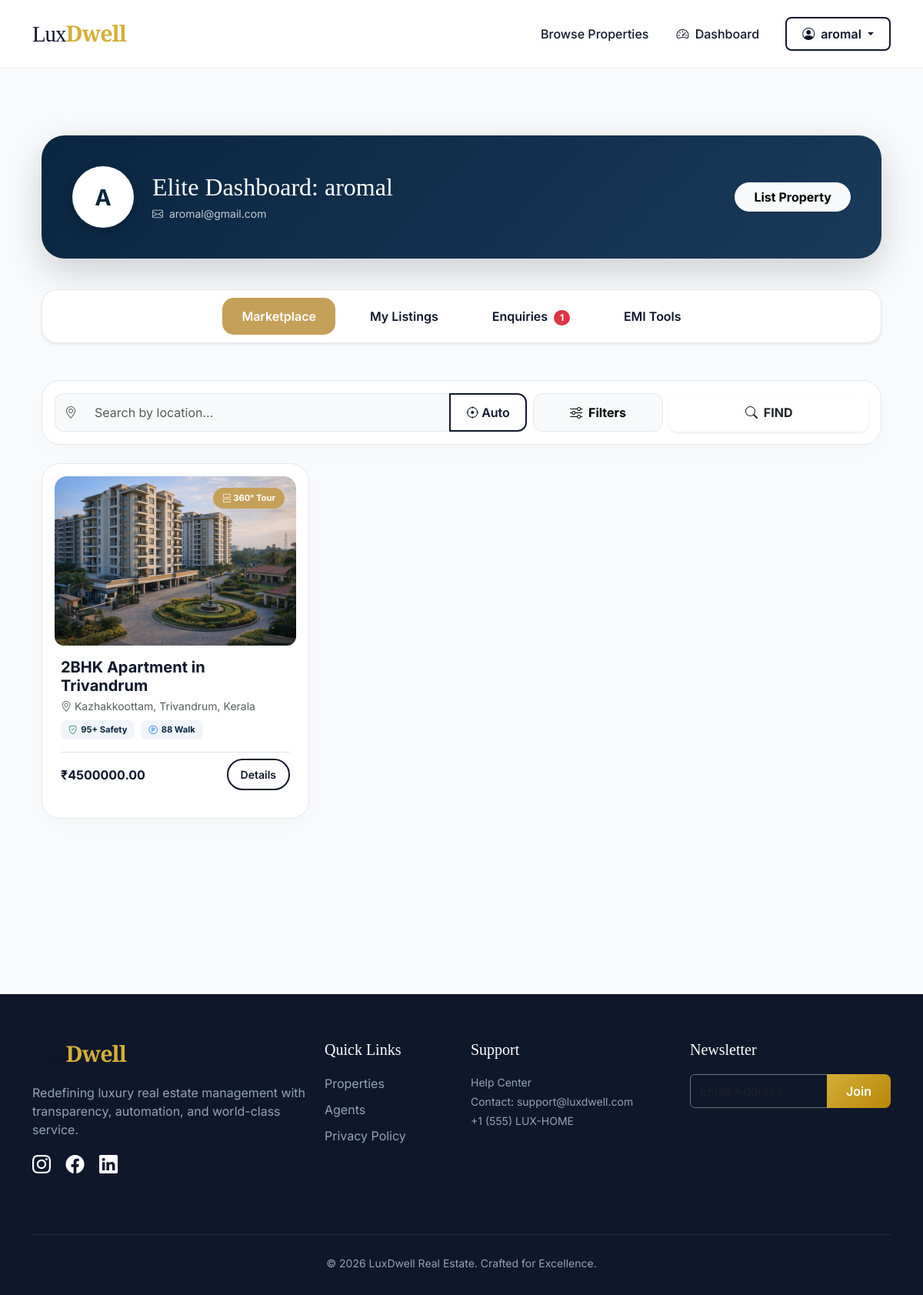
Page /dashboard/user/ (signed in) on the committed database.
### core/models.py (models this page shows, shortened)
class Property(models.Model):
    STATUS_CHOICES = [
        ('Available', 'Available'),
        ('Sold', 'Sold'),
        ('Rented', 'Rented'),
        ('Pending Approval', 'Pending Approval'),
    ]
    title = models.CharField(max_length=200)
    description = models.TextField()
    location = models.CharField(max_length=100)
    price = models.DecimalField(max_digits=12, decimal_places=2)
    property_type = models.CharField(max_length=50)
    image = models.ImageField(upload_to='properties/', default='default.jpg')
    panorama_360 = models.ImageField(upload_to='panoramas/', null=True, blank=True, help_text="Upload an equirectangular 360-degree image")
    status = models.CharField(max_length=20, choices=STATUS_CHOICES, default='Available')
    ddress = models.CharField(max_length=255, null=True, blank=True)
    map_url = models.URLField(max_length=500, null=True, blank=True, help_text="Link from Google Maps")
    owner = models.ForeignKey(User, on_delete=models.CASCADE, related_name='owned_properties', null=True, blank=True)
    agent = models.ForeignKey(User, on_delete=models.SET_NULL, related_name='managed_listings', null=True, blank=True)
    is_approved = models.BooleanField(default=False)

### core/views.py (the view)
# urls.py: path('dashboard/user/', views.user_dashboard, name='user_dashboard'),
@login_required
def user_dashboard(request):
    my_listings = Property.objects.filter(owner=request.user).order_by('-id')
    my_bookings = Booking.objects.filter(user=request.user).order_by('-request_date')
    all_properties = Property.objects.filter(is_approved=True).exclude(owner=request.user)
    query = request.GET.get('q')
    min_price = request.GET.get('min_price')
    max_price = request.GET.get('max_price')
    p_type = request.GET.get('type')
    if query:
        all_properties = all_properties.filter(location__icontains=query)
    if min_price:
        all_properties = all_properties.filter(price__gte=min_price)
    if max_price:
        all_properties = all_properties.filter(price__lte=max_price)
    if p_type and p_type != "All":
        all_properties = all_properties.filter(property_type__iexact=p_type)
    context = {
        'my_listings': my_listings,
        'my_bookings': my_bookings,
        'all_properties': all_properties.order_by('-id'),
    }
    return render(request, 'core/user_dashboard.html', context)

### core/templates/core/user_dashboard.html (shortened to what this page needs)
{% extends 'core/base.html' %}
{% block content %}
<link rel="stylesheet" href="https://cdn.jsdelivr.net/npm/pannellum@2.5.6/build/pannellum.css"/>
<div class="container py-5">
    <div class="profile-card d-flex flex-wrap align-items-center justify-content-between shadow-lg">
        <div class="d-flex align-items-center">
            <div class="bg-white text-navy rounded-circle d-flex align-items-center justify-content-center me-4 shadow" style="width: 80px; height: 80px; font-size: 1.8rem; font-weight: 700; color: var(--lux-navy);">
                {{ request.user.username|first|upper }}
            </div>
            <div>
                <h2 class="font-playfair mb-1 text-white">Elite Dashboard: {{ request.user.username }}</h2>
                <p class="mb-0 opacity-75 small"><i class="bi bi-envelope me-1"></i> {{ request.user.email }}</p>
            </div>
        </div>
        <a href="{% url 'add_property' %}" class="btn btn-light rounded-pill px-4 text-navy fw-bold shadow-sm">List Property</a>
    </div>
    <ul class="nav nav-pills nav-pills-lux mb-5 justify-content-center shadow-sm" id="pills-tab" role="tablist">
        <li class="nav-item">
            <button class="nav-link active" id="pills-market-tab" data-bs-toggle="pill" data-bs-target="#pills-market" type="button" role="tab">Marketplace</button>
        </li>
        <li class="nav-item">
            <button class="nav-link" id="pills-listings-tab" data-bs-toggle="pill" data-bs-target="#pills-listings" type="button" role="tab">My Listings</button>
        </li>
        <li class="nav-item">
            <button class="nav-link" id="pills-enquiries-tab" data-bs-toggle="pill" data-bs-target="#pills-enquiries" type="button" role="tab">Enquiries {% if my_bookings %}<span class="badge bg-danger ms-1 rounded-pill">{{ my_bookings.count }}</span>{% endif %}</button>
        </li>
        <li class="nav-item">
            <button class="nav-link" id="pills-calc-tab" data-bs-toggle="pill" data-bs-target="#pills-calc" type="button" role="tab">EMI Tools</button>
        </li>
    </ul>
    <div class="tab-content" id="pills-tabContent">
        <div class="tab-pane fade show active" id="pills-market" role="tabpanel">
            <div class="glass-panel p-3 mb-4 bg-white">
                <form action="{% url 'user_dashboard' %}" method="GET" class="m-0">
                    <div class="row g-2 align-items-center">
                        <div class="col-lg-7">
                            <div class="input-group" style="height: 50px;">
                                <span class="input-group-text bg-light border-end-0 text-muted" style="border-radius: 12px 0 0 12px; border-color: var(--lux-border);"><i class="bi bi-geo-alt"></i></span>
                                <input type="text" name="q" id="manual-loc" class="form-control border-start-0 bg-light" placeholder="Search by location..." value="{{ request.GET.q|default:'' }}" style="border-color: var(--lux-border);">
                                <button type="button" id="auto-detect-btn" class="btn btn-outline-navy" style="border-radius: 0 12px 12px 0;" title="Auto-detect location"><i class="bi bi-crosshair"></i> Auto</button>
                            </div>
                        </div>
                        <div class="col-lg-2">
                            <button class="btn w-100 fw-bold border {% if request.GET.type or request.GET.min_price or request.GET.max_price %}btn-filter-active{% else %}btn-light{% endif %}"
                                    type="button"
                                    data-bs-toggle="collapse"
                                    data-bs-target="#advancedFilters"
                                    aria-expanded="false"
                                    style="height: 50px; border-radius: 12px; border-color: var(--lux-border) !important;">
                                <i class="bi bi-sliders me-1"></i> Filters
                            </button>
                        </div>
                        <div class="col-lg-3">
                            <button class="btn btn-navy w-100 fw-bold shadow-sm" style="height: 50px; border-radius: 12px;" type="submit">
                                <i class="bi bi-search me-1"></i> FIND
                            </button>
                        </div>
                    </div>
                </form>
            </div>
            <div class="row g-4">
                {% for prop in all_properties %}
                <div class="col-md-4">
                    <div class="glass-panel p-3 h-100 position-relative">
                        <div class="property-img-container"
                             data-bs-toggle="modal"
                             data-bs-target="#view360Modal"
                             data-img-url="{% if prop.panorama_360 %}{{ prop.panorama_360.url }}{% elif prop.image %}{{ prop.image.url }}{% endif %}">
                            <span class="badge-360"><i class="bi bi-view-stacked"></i> 360° Tour</span>
                            {% if prop.image %}
                                <img src="{{ prop.image.url }}" class="w-100 mb-3" style="height: 220px; object-fit: cover; border-radius: 12px;">
                            {% endif %}
                        </div>
                        <div class="px-2">
                            <h5 class="fw-bold text-navy mb-1">{{ prop.title }}</h5>
                            <p class="text-muted small mb-2"><i class="bi bi-geo-alt"></i> {{ prop.location }}</p>
                            <div class="d-flex gap-2 mb-3">
                                <div class="lifestyle-badge"><i class="bi bi-shield-check text-success"></i> 95+ Safety</div>
                                <div class="lifestyle-badge"><i class="bi bi-p-circle text-primary"></i> 88 Walk</div>
                            </div>
                            <div class="d-flex justify-content-between align-items-center pt-2 border-top">
                                <span class="fw-bold text-navy">₹{{ prop.price }}</span>
                                <a href="{% url 'property_detail' prop.id %}" class="btn btn-sm btn-outline-navy rounded-pill px-3">Details</a>
                            </div>
                        </div>
                    </div>
                </div>
                {% empty %}
                <div class="col-12 text-center text-muted py-5">
                    <i class="bi bi-search fs-1 mb-3 d-block text-black-50"></i>
                    <h5>No properties match your filters.</h5>
                    <p>Try adjusting your price range, property type, or location.</p>
                </div>
                {% endfor %}
            </div>
        </div>
    </div>
</div>
{% endblock %}

### core/templates/core/base.html (shortened to what this page needs)
<!DOCTYPE html>
<html lang="en">
<head>
    <link href="https://cdn.jsdelivr.net/npm/bootstrap@5.3.0/dist/css/bootstrap.min.css" rel="stylesheet">
    <link rel="stylesheet" href="https://cdn.jsdelivr.net/npm/bootstrap-icons@1.11.1/font/bootstrap-icons.css">
</head>
<body>
    <nav class="navbar navbar-expand-lg sticky-top">
        <div class="container">
            <a class="navbar-brand" href="{% url 'home' %}">Lux<b>Dwell</b></a>
            <div class="collapse navbar-collapse" id="navbarNav">
    <ul class="navbar-nav ms-auto align-items-center">
        {% if request.resolver_match.url_name != 'login' and request.resolver_match.url_name != 'register' %}
            <li class="nav-item"><a class="nav-link" href="{% url 'home' %}">Browse Properties</a></li>
        {% endif %}
        {% if user.is_authenticated %}
            <li class="nav-item">
                <a class="nav-link" href="{% if user.profile.role == 'agent' %}{% url 'agent_dashboard' %}{% else %}{% url 'user_dashboard' %}{% endif %}">
                    <i class="bi bi-speedometer2 me-1"></i> Dashboard
                </a>
            </li>
            <li class="nav-item ms-lg-3">
                <div class="dropdown">
                    <button class="btn btn-outline-navy dropdown-toggle" type="button" data-bs-toggle="dropdown">
                        <i class="bi bi-person-circle me-1"></i> {{ user.username }}
                    </button>
                </div>
            </li>
        {% endif %}
    </ul>
</div>
        </div>
    </nav>
    <div class="container main-content fade-in">
        {% block content %}{% endblock %}
    </div>
    <footer class="footer">
        <div class="container">
            <div class="row">
                <div class="col-lg-4 mb-4">
                    <h5 class="navbar-brand text-white">Lux<b>Dwell</b></h5>
                    <p>Redefining luxury real estate management with transparency, automation, and world-class service.</p>
                    <div class="social-icons">
                        <a href="#"><i class="bi bi-instagram"></i></a>
                        <a href="#"><i class="bi bi-facebook"></i></a>
                        <a href="#"><i class="bi bi-linkedin"></i></a>
                    </div>
                </div>
                <div class="col-lg-2 mb-4">
                    <h5>Quick Links</h5>
                    <a href="{% url 'home' %}" class="footer-link">Properties</a>
                    <a href="#" class="footer-link">Agents</a>
                    <a href="#" class="footer-link">Privacy Policy</a>
                </div>
                <div class="col-lg-3 mb-4">
                    <h5>Support</h5>
                    <p class="small mb-1">Help Center</p>
                    <p class="small mb-1">Contact: support@luxdwell.com</p>
                    <p class="small">+1 (555) LUX-HOME</p>
                </div>
                <div class="col-lg-3">
                    <h5>Newsletter</h5>
                    <div class="input-group mb-3">
                        <input type="text" class="form-control bg-transparent border-secondary text-white" placeholder="Email Address">
                        <button class="btn btn-gold" type="button">Join</button>
                    </div>
                </div>
            </div>
            <hr class="border-secondary mt-5">
            <div class="text-center mt-4">
                <small>&copy; 2026 LuxDwell Real Estate. Crafted for Excellence.</small>
            </div>
        </div>
    </footer>
</body>
</html>

### core/templates/core/base.html (style rules this page uses)
:root { --primary-gold: #D4AF37; --dark-navy: #0F172A; --soft-gray: #F8FAFC; --accent-gold: #B8860B; --glass: rgba(255, 255, 255, 0.95); }
body { font-family: 'Inter', sans-serif; background-color: var(--soft-gray); color: var(--dark-navy); overflow-x: hidden; }
h1, h2, h3, .navbar-brand { font-family: 'Playfair Display', serif; }
.navbar { background: var(--glass) !important; backdrop-filter: blur(10px); border-bottom: 1px solid rgba(0,0,0,0.05); padding: 1rem 0; transition: all 0.3s ease; }
.navbar-brand { font-size: 1.8rem; letter-spacing: -1px; color: var(--dark-navy) !important; }
.navbar-brand b { color: var(--primary-gold); }
.nav-link { font-weight: 500; color: var(--dark-navy) !important; margin: 0 10px; position: relative; }
.nav-link::after { content: ''; position: absolute; width: 0; height: 2px; bottom: 0; left: 0; background-color: var(--primary-gold); transition: width 0.3s ease; }
.btn-gold { background: linear-gradient(135deg, var(--primary-gold), var(--accent-gold)); color: white !important; border: none; padding: 10px 25px; border-radius: 8px; font-weight: 600; transition: transform 0.2s ease, box-shadow 0.2s ease; }
.btn-outline-navy { border: 2px solid var(--dark-navy); color: var(--dark-navy); font-weight: 600; border-radius: 8px; padding: 8px 20px; }
.main-content { padding-top: 40px; padding-bottom: 80px; }
.footer { background-color: var(--dark-navy); color: #94A3B8; padding: 60px 0 30px; margin-top: 100px; }
.footer h5 { color: white; font-family: 'Playfair Display', serif; margin-bottom: 20px; }
.footer-link { color: #94A3B8; text-decoration: none; display: block; margin-bottom: 10px; transition: color 0.2s; }
.social-icons a { font-size: 1.5rem; margin-right: 15px; color: white; transition: color 0.2s; }
.fade-in { animation: fadeIn 0.8s ease-in; }

### core/templates/core/user_dashboard.html (style rules this page uses)
:root { --lux-navy: #0a2540; --lux-gold: #c5a059; --lux-border: #e2e8f0; --lux-success: #22c55e; --lux-danger: #ef4444; }
body { background-color: #f8fafc; }
.glass-panel { background: white; border-radius: 24px; border: 1px solid var(--lux-border); box-shadow: 0 10px 30px rgba(0,0,0,0.02); margin-bottom: 20px; transition: all 0.3s ease; }
.profile-card { padding: 40px; background: linear-gradient(135deg, var(--lux-navy) 0%, #1a3a5a 100%); color: white; border-radius: 30px; margin-bottom: 40px; }
.property-img-container { position: relative; cursor: pointer; overflow: hidden; border-radius: 16px; }
.badge-360 { position: absolute; top: 15px; right: 15px; background: var(--lux-gold); color: white; padding: 5px 12px; border-radius: 20px; font-size: 0.7rem; font-weight: bold; z-index: 10; }
.nav-pills-lux { background: #fff; padding: 10px; border-radius: 20px; border: 1px solid var(--lux-border); }
.nav-pills-lux .nav-link { color: #64748b; font-weight: 600; border-radius: 15px; padding: 12px 25px; transition: 0.3s; }
.nav-pills-lux .nav-link.active { background-color: var(--lux-gold) !important; color: white !important; }
.lifestyle-badge { font-size: 0.7rem; background: #f1f5f9; padding: 4px 10px; border-radius: 8px; color: var(--lux-navy); font-weight: 700; display: flex; align-items: center; gap: 5px; }

### rows in the picture
Property: image (picture), title "2BHK Apartment in Trivandrum", location "Kazhakkoottam, Trivandrum, Kerala", price "4500000.00"

### other values in the picture
{{ user.username }} "aromal"
{{ request.user.username|first|upper }} "A"
{{ request.user.username }} "aromal"
{{ request.user.email }} "aromal@gmail.com"
{{ my_bookings.count }} "1"
